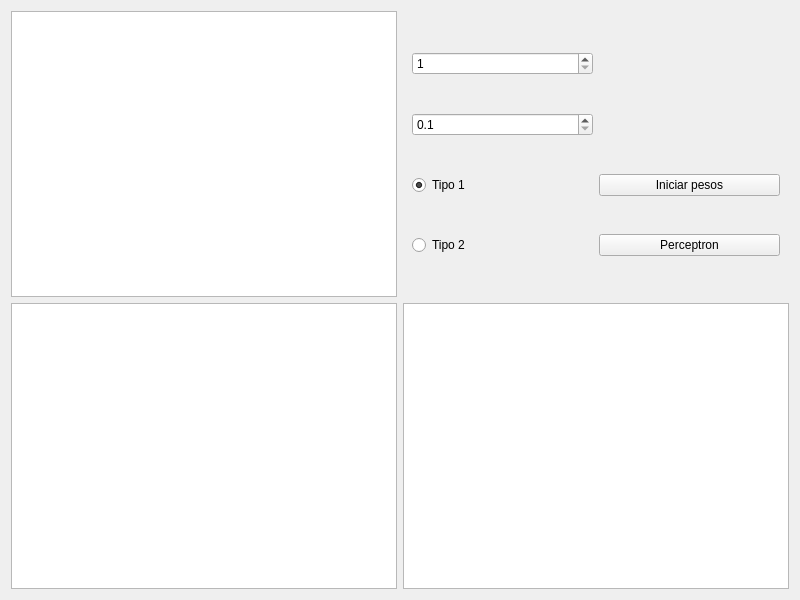
<?xml version="1.0" encoding="UTF-8"?>
<ui version="4.0">
 <class>Main</class>
 <widget class="QWidget" name="Main">
  <property name="geometry">
   <rect>
    <x>0</x>
    <y>0</y>
    <width>800</width>
    <height>600</height>
   </rect>
  </property>
  <property name="windowTitle">
   <string>Main</string>
  </property>
  <layout class="QGridLayout" name="gridLayout">
   <item row="3" column="0">
    <widget class="QListWidget" name="Epoca"/>
   </item>
   <item row="0" column="1">
    <widget class="QWidget" name="widget" native="true">
     <layout class="QGridLayout" name="gridLayout_3">
      <item row="5" column="0">
       <widget class="QRadioButton" name="tipo2">
        <property name="text">
         <string>Tipo 2</string>
        </property>
       </widget>
      </item>
      <item row="3" column="0">
       <widget class="QDoubleSpinBox" name="Eta">
        <property name="decimals">
         <number>1</number>
        </property>
        <property name="minimum">
         <double>0.100000000000000</double>
        </property>
        <property name="maximum">
         <double>0.900000000000000</double>
        </property>
        <property name="singleStep">
         <double>0.100000000000000</double>
        </property>
       </widget>
      </item>
      <item row="5" column="1">
       <widget class="QPushButton" name="iniciarPerceptron">
        <property name="text">
         <string>Perceptron</string>
        </property>
       </widget>
      </item>
      <item row="0" column="0">
       <widget class="QSpinBox" name="epocasMax">
        <property name="minimum">
         <number>1</number>
        </property>
        <property name="maximum">
         <number>9999999</number>
        </property>
       </widget>
      </item>
      <item row="4" column="0">
       <widget class="QRadioButton" name="tipo1">
        <property name="text">
         <string>Tipo 1</string>
        </property>
        <property name="checked">
         <bool>true</bool>
        </property>
       </widget>
      </item>
      <item row="4" column="1">
       <widget class="QPushButton" name="iniciarPesos">
        <property name="text">
         <string>Iniciar pesos</string>
        </property>
       </widget>
      </item>
     </layout>
    </widget>
   </item>
   <item row="3" column="1">
    <widget class="QGraphicsView" name="Error"/>
   </item>
   <item row="0" column="0">
    <widget class="QGraphicsView" name="Grid">
     <property name="minimumSize">
      <size>
       <width>386</width>
       <height>286</height>
      </size>
     </property>
     <property name="maximumSize">
      <size>
       <width>386</width>
       <height>286</height>
      </size>
     </property>
     <property name="mouseTracking">
      <bool>true</bool>
     </property>
    </widget>
   </item>
  </layout>
 </widget>
 <resources/>
 <connections/>
</ui>
